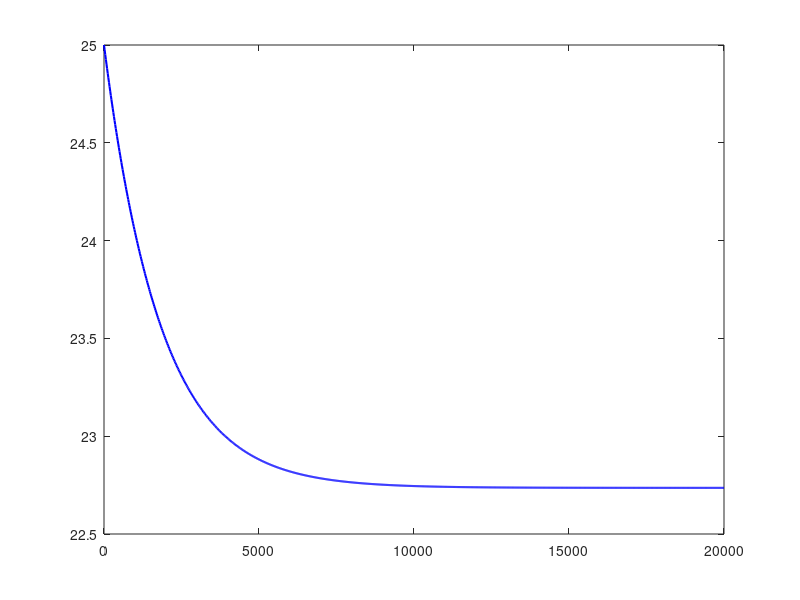

This chart was generated by the following MATLAB code: (Note: this script raises an error after producing the figure.)
clc; clear; close all;

% --- PARTE 1: Parámetros físicos del sistema de frío ---
s = tf('s');

% Parámetros del aislamiento
e = 0.1;              % [m] espesor del aislante
k = 0.025;            % [W/m·K] conductividad térmica
A = 49;               % [m^2] superficie total de la cámara

R = e / (k * A);      % [K/W] Resistencia térmica (igual para °C/W)

% Parámetros del aire
rho = 1.2;            % [kg/m^3]
V = 20;               % [m^3] volumen de la cámara
cp = 1005;            % [J/kg·K]
C = rho * V * cp;     % [J/°C] capacidad térmica

tau = 1 / (R * C);

% Función de transferencia de la planta (sigue siendo válida)
G = minreal(R / (C * R * s + 1))   % Planta térmica

% --- Simulación en °C ---
T_ini = 25;           % °C
deltaT = -30;         % Cambio deseado (por ejemplo, bajar 30 °C)
T_set = T_ini + deltaT;

Gs_sensor = 0.01;
Gs_ampli = 100;
FdTLC = minreal(feedback(G, Gs_sensor*Gs_ampli))

% Simulación
t = linspace(0, 20000, 1000);
[y, t_out] = step(deltaT * FdTLC, t);  % Respuesta a escalón negativo
y = y + T_ini;                     % Ajuste para arrancar desde T_ini

figure;
plot(t_out, y, 'b', 'LineWidth', 1.5); hold on;
yline(T_ini, '--k', sprintf('Inicial (%d°C)', T_ini));
yline(T_set, '--r', sprintf('Setpoint (%d°C)', T_set));
xlabel('Tiempo [s]');
ylabel('Temperatura [°C]');
title('Respuesta en °C - Planta térmica sin controlador');
grid on;


figure(2);
step(30*FdTLC)
grid on;
